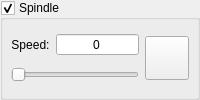
            <widget class="GroupBox" name="grpSpindle">
             <property name="enabled">
              <bool>true</bool>
             </property>
             <property name="title">
              <string>Spindle</string>
             </property>
             <property name="checkable">
              <bool>true</bool>
             </property>
             <property name="overrided" stdset="0">
              <bool>false</bool>
             </property>
             <layout class="QHBoxLayout" name="horizontalLayout_2">
              <property name="leftMargin">
               <number>8</number>
              </property>
              <property name="topMargin">
               <number>8</number>
              </property>
              <property name="rightMargin">
               <number>8</number>
              </property>
              <property name="bottomMargin">
               <number>8</number>
              </property>
              <item>
               <widget class="QWidget" name="widgetSpindle" native="true">
                <layout class="QHBoxLayout" name="horizontalLayout_16">
                 <property name="leftMargin">
                  <number>0</number>
                 </property>
                 <property name="topMargin">
                  <number>0</number>
                 </property>
                 <property name="rightMargin">
                  <number>0</number>
                 </property>
                 <property name="bottomMargin">
                  <number>0</number>
                 </property>
                 <item>
                  <layout class="QVBoxLayout" name="verticalLayout_12">
                   <item>
                    <layout class="QHBoxLayout" name="horizontalLayout_4" stretch="0,1">
                     <item>
                      <widget class="QLabel" name="lblSpindleSpeed">
                       <property name="text">
                        <string>Speed:</string>
                       </property>
                       <property name="alignment">
                        <set>Qt::AlignCenter</set>
                       </property>
                      </widget>
                     </item>
                     <item>
                      <widget class="QSpinBox" name="txtSpindleSpeed">
                       <property name="alignment">
                        <set>Qt::AlignCenter</set>
                       </property>
                       <property name="buttonSymbols">
                        <enum>QAbstractSpinBox::NoButtons</enum>
                       </property>
                       <property name="maximum">
                        <number>20000</number>
                       </property>
                       <property name="value">
                        <number>0</number>
                       </property>
                      </widget>
                     </item>
                    </layout>
                   </item>
                   <item>
                    <widget class="QSlider" name="sliSpindleSpeed">
                     <property name="minimum">
                      <number>1</number>
                     </property>
                     <property name="maximum">
                      <number>200</number>
                     </property>
                     <property name="orientation">
                      <enum>Qt::Horizontal</enum>
                     </property>
                    </widget>
                   </item>
                  </layout>
                 </item>
                 <item>
                  <widget class="StyledToolButton" name="cmdSpindle">
                   <property name="enabled">
                    <bool>true</bool>
                   </property>
                   <property name="sizePolicy">
                    <sizepolicy hsizetype="Fixed" vsizetype="Fixed">
                     <horstretch>0</horstretch>
                     <verstretch>0</verstretch>
                    </sizepolicy>
                   </property>
                   <property name="minimumSize">
                    <size>
                     <width>44</width>
                     <height>44</height>
                    </size>
                   </property>
                   <property name="toolTip">
                    <string>Spindle on/off</string>
                   </property>
                   <property name="icon">
                    <iconset resource="images.qrc">
                     <normaloff>:/images/cutter.png</normaloff>:/images/cutter.png</iconset>
                   </property>
                   <property name="iconSize">
                    <size>
                     <width>28</width>
                     <height>28</height>
                    </size>
                   </property>
                   <property name="checkable">
                    <bool>true</bool>
                   </property>
                  </widget>
                 </item>
                </layout>
               </widget>
              </item>
             </layout>
            </widget>
